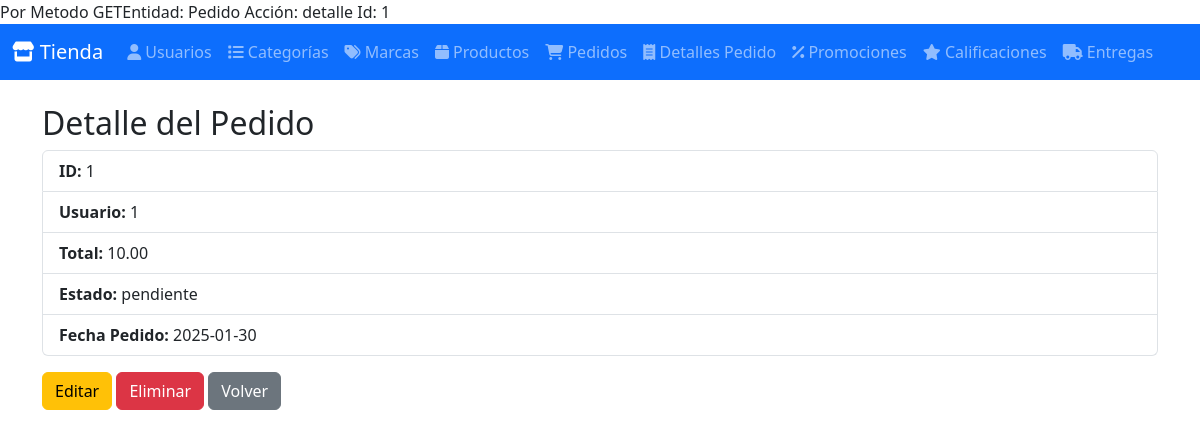
The page /index.php?entity=Pedido&action=detalle&id=1 on the database its author committed.
### tables this page shows
CREATE TABLE pedidos (
    id INT AUTO_INCREMENT PRIMARY KEY,
    id_usuario INT,
    total DECIMAL(10,2) NOT NULL,
    estado ENUM('pendiente', 'enviado', 'entregado', 'cancelado') DEFAULT 'pendiente',
    fecha_pedido DATE DEFAULT (CURDATE()),
    FOREIGN KEY (id_usuario) REFERENCES usuarios(id) ON DELETE CASCADE
);

### Model/ClassPedido.php (called while the page is built, shortened)
<?php
require_once BASE_PATH . DIRECTORY_SEPARATOR . 'Config' . DIRECTORY_SEPARATOR . 'ClassDatabase.php';
class ClassPedido {
    private $conn;
    public function __construct() {
        $db = new ClassDatabase();
        $this->conn = $db->getConnection();
    }
    public function getPedidoById($id) {
        $query = "SELECT * FROM pedidos WHERE id = :id";
        $stmt = $this->conn->prepare($query);
        $stmt->bindParam(':id', $id);
        $stmt->execute();
        return $stmt->fetch(PDO::FETCH_ASSOC);
    }
}
?>

### Config/ClassDatabase.php (called while the page is built, shortened)
<?php
class ClassDatabase {
    private $host = 'localhost';
    private $db_name = 'bd_tienda_dulces';
    private $username = 'root';
    private $password = 'password';
    public function getConnection() {
        $this->conn = null;
        try {
            $this->conn = new PDO("mysql:host={$this->host};dbname={$this->db_name}", $this->username, $this->password);
            $this->conn->setAttribute(PDO::ATTR_ERRMODE, PDO::ERRMODE_EXCEPTION);
        } catch (PDOException $e) {
            echo "Error de conexión: " . $e->getMessage();
        }
        return $this->conn;
    }
}
?>

### Controller/ClassPedidoController.php (called while the page is built, shortened)
<?php
require_once BASE_PATH . DIRECTORY_SEPARATOR . 'Model' . DIRECTORY_SEPARATOR . 'ClassPedido.php';
class ClassPedidoController {
    public function getPedidoByIdController($id) {
        $pedidoModel = new ClassPedido();
        return $pedidoModel->getPedidoById($id);
    }
}
?>

### View/Pedido/detallePedido.php (the view, shortened to what this page needs)
<?php
$pedido = $elemento ?? null;
?>
<h2>Detalle del Pedido</h2>
<ul class="list-group">
    <li class="list-group-item"><strong>ID:</strong> <?php echo htmlspecialchars($pedido['id']); ?></li>
    <li class="list-group-item"><strong>Usuario:</strong> <?php echo htmlspecialchars($pedido['id_usuario']); ?></li>
    <li class="list-group-item"><strong>Total:</strong> <?php echo htmlspecialchars($pedido['total']); ?></li>
    <li class="list-group-item"><strong>Estado:</strong> <?php echo htmlspecialchars($pedido['estado']); ?></li>
    <li class="list-group-item"><strong>Fecha Pedido:</strong> <?php echo htmlspecialchars($pedido['fecha_pedido']); ?></li>
</ul>
<div class="mt-3">
    <a href="index.php?entity=Pedido&action=editar&id=<?php echo $pedido['id']; ?>" class="btn btn-warning">Editar</a>
    <form method="POST" action="index.php" style="display:inline;">
        <button type="submit" class="btn btn-danger">Eliminar</button>
    </form>
    <a href="index.php?entity=Pedido&action=listar" class="btn btn-secondary">Volver</a>
</div>

### rows shown on the page
pedidos: id "1", id_usuario "1", total "10.00", estado "pendiente", fecha_pedido "2025-01-30"

### other values the page prints
$entity "Pedido"
$action "detalle"
$id "1"
$label "Usuarios Categorías Marcas Productos Pedidos Detalles Pedido Promociones Calificaciones Entregas"
